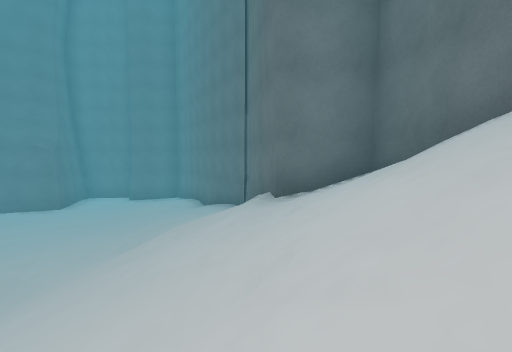
view 1 (above)

12 first-person views from a walk through a scene from a Unity 3-D project. The camera is 1.2 m above the floor, tilts 4° down and sees 85° across. The floor is counted in squares, 2 m on a side. Each view is taken from the middle of a square. On the plan, view 1 faces up. The plan holds only what a view shows up to about 9 squares ahead; the rest is blank. The place goes on beyond the plan. The player character is not drawn. Some animated figures are not drawn.

view 2
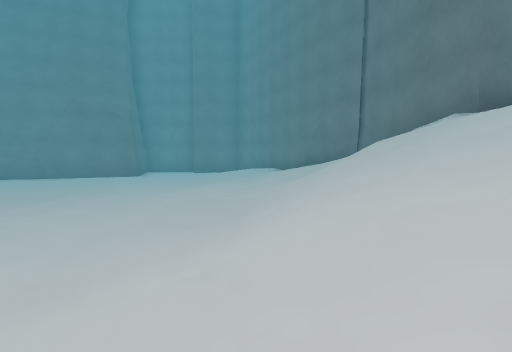

view 3
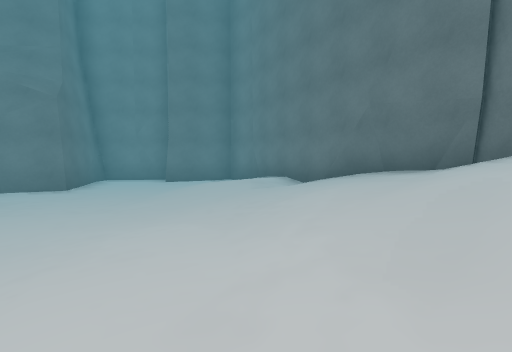

view 4
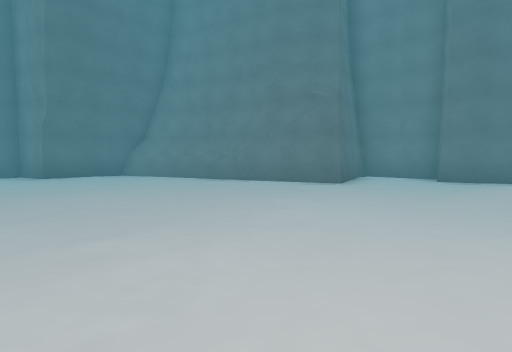

view 5
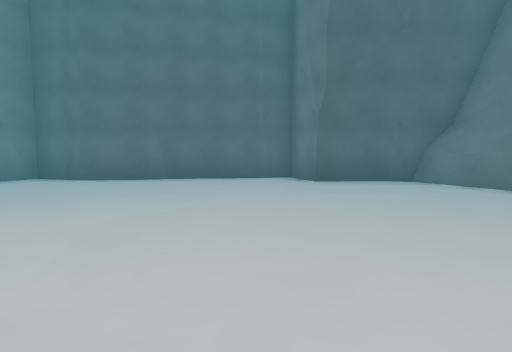

view 6
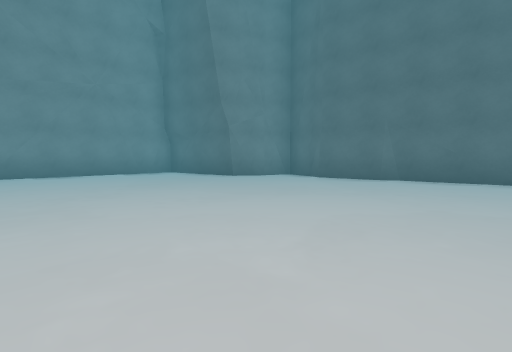

view 7
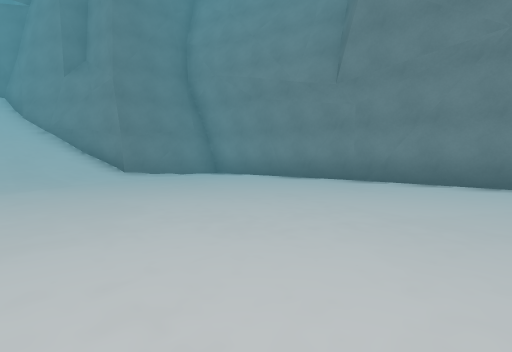

view 8
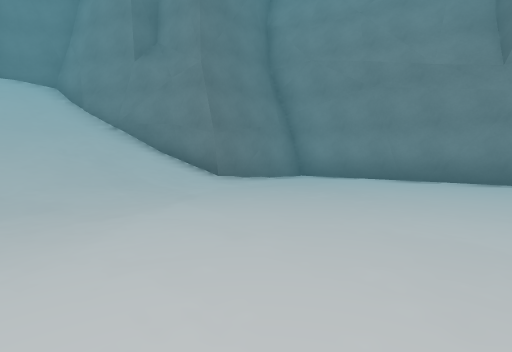

view 9
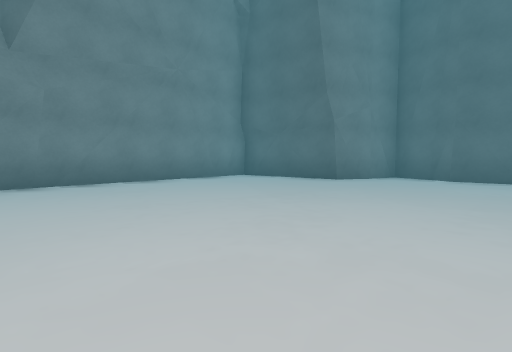

view 10
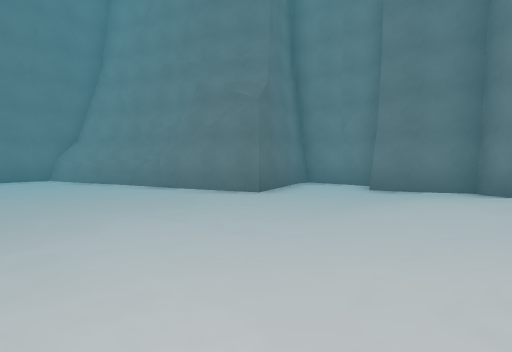

view 11
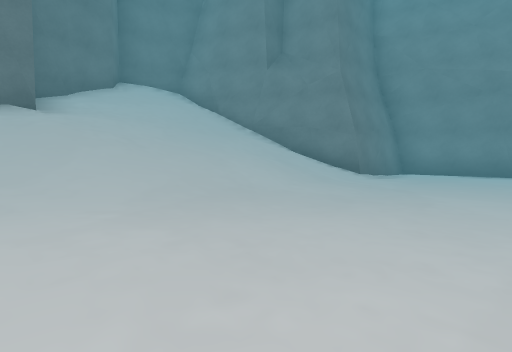

view 12
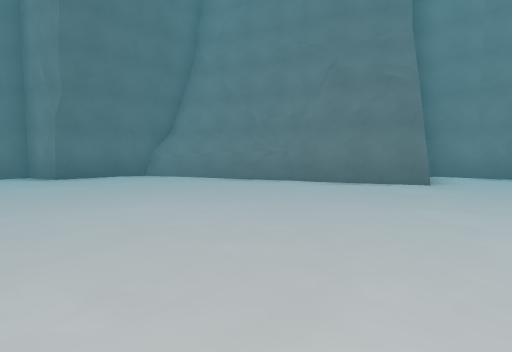

### Floor plan
Key: @ floor where view 1 was taken; # wall or solid block; . main floor; : floor 0.25 m higher than the main floor; / step, stairs or slope; = window, fence, low wall or low ledge.
Columns run from 16 left of view 1 to 3 right of it. Each row starts with its distance up from view 1.
 14         #####
 13         #.#.:#
 12         #..:/#
 11        ##..///#
 10     ####...////#
  9   ###......////#
  8  ##........:////#
  7  #.........:////#
  6 ##.........:////#
  5 #..........:////#=
  4 #..........://////#
  3 #...........//////#
  2 #...........///////#
  1 #...........///////#
  0 ##..........:///@###
 -1 #...........://###
 -2 ##..........:/##
 -3  ##........../#
 -4   #..........:#
 -5   #.........###
 -6   ########=##

Where each view was taken, in squares from view 1:
view 1: 0 up, 0 right, facing up
view 2: 0 up, 3 left, facing up
view 3: 4 up, 3 left, facing up
view 4: 4 up, 4 left, facing up-left
view 5: 4 up, 8 left, facing left
view 6: 4 up, 8 left, facing down-left
view 7: 1 up, 11 left, facing down-right
view 8: 2 up, 8 left, facing down-right
view 9: 1 up, 7 left, facing down-left
view 10: 6 up, 3 left, facing up-left
view 11: 5 up, 6 left, facing down-right
view 12: 4 up, 6 left, facing up-left
